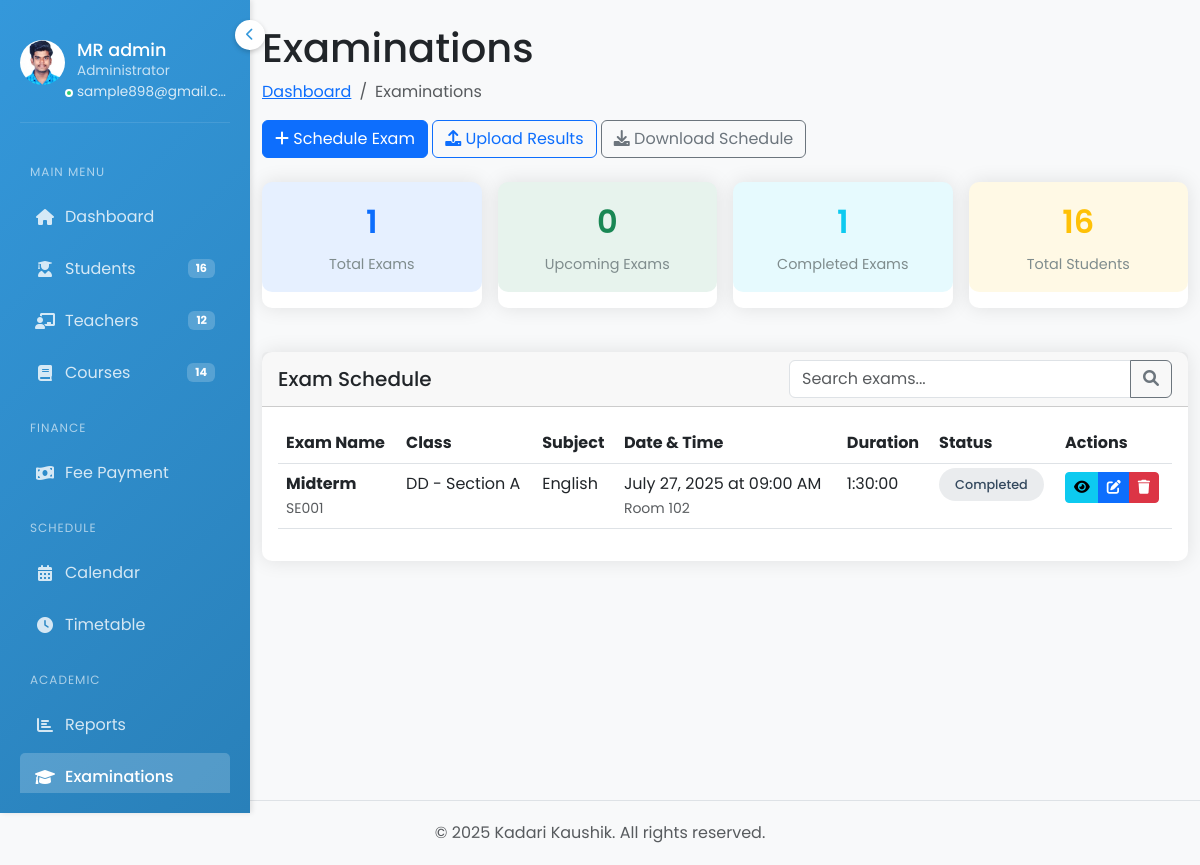
/examinations/ (signed in), run on the app's committed database.
### accounts/models.py (models this page shows, shortened)
class Profile(models.Model):
    user = models.OneToOneField(User, on_delete=models.CASCADE)
    avatar = models.ImageField(upload_to='avatars/', null=True, blank=True)
    bio = models.TextField(blank=True)
    created_at = models.DateTimeField(auto_now_add=True)
    updated_at = models.DateTimeField(auto_now=True)

class Examination(models.Model):
    EXAM_TYPES = [
        ('midterm', 'Midterm'),
        ('final', 'Final'),
        ('quiz', 'Quiz'),
        ('assignment', 'Assignment')
    ]
    course = models.ForeignKey(Course, on_delete=models.CASCADE)
    title = models.CharField(max_length=200, null=True, blank=True)
    exam_type = models.CharField(max_length=20, choices=EXAM_TYPES)
    date = models.DateTimeField()
    duration = models.DurationField()
    total_marks = models.IntegerField()
    instructions = models.TextField(blank=True, null=True)
    created_at = models.DateTimeField(auto_now_add=True)
    updated_at = models.DateTimeField(auto_now=True)

class Course(models.Model):
    course_code = models.CharField(max_length=20, unique=True)
    title = models.CharField(max_length=200)
    description = models.TextField()
    teacher = models.ForeignKey(Teacher, on_delete=models.SET_NULL, null=True, related_name='courses')
    credits = models.IntegerField()
    students = models.ManyToManyField(Student, related_name='courses_enrolled', blank=True)
    class_section = models.ForeignKey('Class', on_delete=models.SET_NULL, null=True, related_name='courses')
    created_at = models.DateTimeField(auto_now_add=True)
    updated_at = models.DateTimeField(auto_now=True)
    class Meta:
        ordering = ['course_code']

class Class(models.Model):
    name = models.CharField(max_length=100)
    section = models.CharField(max_length=10)
    academic_year = models.CharField(max_length=20)
    created_at = models.DateTimeField(auto_now_add=True)
    updated_at = models.DateTimeField(auto_now=True)
    class Meta:
        verbose_name_plural = "Classes"
        ordering = ['-academic_year', 'name', 'section']
    @property
    def full_name(self):
        return f"{self.name} - Section {self.section}"

class ExamSchedule(models.Model):
    examination = models.ForeignKey(Examination, on_delete=models.CASCADE)
    room = models.CharField(max_length=50)
    supervisor = models.ForeignKey(Teacher, on_delete=models.SET_NULL, null=True)
    start_time = models.TimeField()
    end_time = models.TimeField()
    created_at = models.DateTimeField(auto_now_add=True)
    updated_at = models.DateTimeField(auto_now=True)

### accounts/views.py (the view)
# urls.py: path('examinations/', views.examinations_view, name='examinations'),
@login_required
def examinations_view(request):
    examinations = Examination.objects.select_related('course', 'course__teacher').prefetch_related('examschedule_set').order_by('-date')
    for exam in examinations:
        now = timezone.now()
        if exam.date < now:
            exam.status = 'completed'
        elif exam.date <= now + timedelta(days=7):  # Ongoing if within a week
            exam.status = 'upcoming'
        else:
            exam.status = 'upcoming'
        exam_schedule = exam.examschedule_set.first()
        exam.room = exam_schedule.room if exam_schedule else 'Not assigned'
        exam.supervisor = exam_schedule.supervisor if exam_schedule else None
        exam.formatted_date = exam.date.strftime('%B %d, %Y at %I:%M %p')
        exam.formatted_duration = str(exam.duration)
    total_exams = examinations.count()
    upcoming_exams = examinations.filter(date__gt=timezone.now()).count()
    completed_exams = examinations.filter(date__lt=timezone.now()).count()
    pass_rate = 85  # Placeholder - calculate based on actual results
    highest_score = 92  # Placeholder
    lowest_score = 68  # Placeholder
    total_students = Student.objects.filter(status='active').count()
    context = {
        'page_title': 'Examinations',
        'examinations': examinations,
        'exams': examinations,  # For backward compatibility
        'total_exams': total_exams,
        'upcoming_exams': upcoming_exams,
        'completed_exams': completed_exams,
        'pass_rate': pass_rate,
        'highest_score': highest_score,
        'lowest_score': lowest_score,
        'total_students': total_students
    }
    return render(request, 'accounts/examinations.html', context)

### accounts/templates/accounts/examinations.html (shortened to what this page needs)
{% extends 'accounts/base_admin.html' %}
{% load static %}
{% block content %}
<div class="container-fluid">
    <div class="page-header">
        <h1 class="mt-4">Examinations</h1>
        <nav aria-label="breadcrumb">
            <ol class="breadcrumb">
                <li class="breadcrumb-item"><a href="{% url 'dashboard' %}">Dashboard</a></li>
                <li class="breadcrumb-item active">Examinations</li>
            </ol>
        </nav>
    </div>
    <div class="row mb-4">
        <div class="col-12">
            <a href="{% url 'exam_schedule' %}" class="btn btn-primary">
                <i class="fas fa-plus"></i> Schedule Exam
            </a>
            <button class="btn btn-outline-primary" data-bs-toggle="modal" data-bs-target="#uploadResultsModal">
                <i class="fas fa-upload"></i> Upload Results
            </button>
            <button class="btn btn-outline-secondary">
                <i class="fas fa-download"></i> Download Schedule
            </button>
        </div>
    </div>
    <div class="row mb-4">
        <div class="col-md-3">
            <div class="card">
                <div class="result-summary bg-primary bg-opacity-10">
                    <div class="result-number text-primary">{{ total_exams }}</div>
                    <div class="result-label">Total Exams</div>
                </div>
            </div>
        </div>
        <div class="col-md-3">
            <div class="card">
                <div class="result-summary bg-success bg-opacity-10">
                    <div class="result-number text-success">{{ upcoming_exams }}</div>
                    <div class="result-label">Upcoming Exams</div>
                </div>
            </div>
        </div>
        <div class="col-md-3">
            <div class="card">
                <div class="result-summary bg-info bg-opacity-10">
                    <div class="result-number text-info">{{ completed_exams }}</div>
                    <div class="result-label">Completed Exams</div>
                </div>
            </div>
        </div>
        <div class="col-md-3">
            <div class="card">
                <div class="result-summary bg-warning bg-opacity-10">
                    <div class="result-number text-warning">{{ total_students }}</div>
                    <div class="result-label">Total Students</div>
                </div>
            </div>
        </div>
    </div>
    <div class="card mb-4">
        <div class="card-header">
            <div class="row align-items-center">
                <div class="col">
                    <h5 class="card-title mb-0">Exam Schedule</h5>
                </div>
                <div class="col-auto">
                    <div class="input-group">
                        <input type="text" class="form-control" placeholder="Search exams...">
                        <button class="btn btn-outline-secondary" type="button">
                            <i class="fas fa-search"></i>
                        </button>
                    </div>
                </div>
            </div>
        </div>
        <div class="card-body">
            <div class="table-responsive">
                <table class="table table-hover">
                    <thead>
                        <tr>
                            <th>Exam Name</th>
                            <th>Class</th>
                            <th>Subject</th>
                            <th>Date & Time</th>
                            <th>Duration</th>
                            <th>Status</th>
                            <th>Actions</th>
                        </tr>
                    </thead>
                    <tbody>
                        {% for exam in examinations %}
                        <tr>
                            <td>
                                <strong>{{ exam.title|default:exam.exam_type|title }}</strong>
                                <br>
                                <small class="text-muted">{{ exam.course.course_code }}</small>
                            </td>
                            <td>{{ exam.course.class_section.full_name|default:"Not assigned" }}</td>
                            <td>{{ exam.course.title }}</td>
                            <td>
                                {{ exam.formatted_date }}
                                <br>
                                <small class="text-muted">{{ exam.room }}</small>
                            </td>
                            <td>{{ exam.formatted_duration }}</td>
                            <td>
                                <span class="status-badge status-{{ exam.status|lower }}">
                                    {{ exam.status|title }}
                                </span>
                            </td>
                            <td>
                                <div class="btn-group">
                                    <a href="{% url 'exam_detail' exam.id %}" class="btn btn-sm btn-info" title="View Details">
                                        <i class="fas fa-eye"></i>
                                    </a>
                                    <a href="{% url 'exam_edit' exam.id %}" class="btn btn-sm btn-primary" title="Edit">
                                        <i class="fas fa-edit"></i>
                                    </a>
                                    <a href="{% url 'exam_delete' exam.id %}" class="btn btn-sm btn-danger" title="Delete">
                                        <i class="fas fa-trash"></i>
                                    </a>
                                </div>
                            </td>
                        </tr>
                        {% endfor %}
                    </tbody>
                </table>
            </div>
        </div>
    </div>
</div>
{% endblock %}

### accounts/templates/accounts/base_admin.html (shortened to what this page needs)
{% load static %}
<!DOCTYPE html>
<html lang="en">
<head>
    <link href="https://cdn.jsdelivr.net/npm/bootstrap@5.3.0/dist/css/bootstrap.min.css" rel="stylesheet">
    <link rel="stylesheet" href="https://cdnjs.cloudflare.com/ajax/libs/font-awesome/6.0.0/css/all.min.css">
    <link href="https://cdn.jsdelivr.net/npm/fullcalendar@5.11.3/main.min.css" rel="stylesheet">
</head>
<body>
    <div class="sidebar">
        <button class="menu-toggle">
            <i class="fas fa-chevron-left"></i>
        </button>
        <div class="user-info d-flex align-items-start">
            <div class="avatar">
                {% if user.profile.avatar %}
                    <img src="{{ user.profile.avatar.url }}" alt="{{ user.username }}">
                {% else %}
                    <div class="avatar-initials">{{ user.username|first|upper }}</div>
                {% endif %}
            </div>
            <div class="user-status"></div>
            <div class="user-details">
                <h3 title="{{ user.get_full_name|default:user.username }}">{{ user.get_full_name|default:user.username }}</h3>
                <p class="user-role">Administrator</p>
                <p class="user-email" title="{{ user.email }}">{{ user.email }}</p>
            </div>
        </div>
        <div class="sidebar-scrollable">
            <nav class="nav flex-column">
                <div class="menu-label">Main Menu</div>
                <a class="nav-link {% if request.resolver_match.url_name == 'dashboard' %}active{% endif %}" href="{% url 'index' %}">
                    <i class="fas fa-home"></i>
                    <span>Dashboard</span>
                </a>
                <a class="nav-link {% if request.resolver_match.url_name == 'students' %}active{% endif %}" href="{% url 'students' %}">
                    <i class="fas fa-user-graduate"></i>
                    <span>Students</span>
                    <span class="badge">{{ sidebar_total_students|default:"0" }}</span>
                </a>
                <a class="nav-link {% if request.resolver_match.url_name == 'teachers' %}active{% endif %}" href="{% url 'teachers' %}">
                    <i class="fas fa-chalkboard-teacher"></i>
                    <span>Teachers</span>
                    <span class="badge">{{ sidebar_total_teachers|default:"0" }}</span>
                </a>
                <a class="nav-link {% if request.resolver_match.url_name == 'courses' %}active{% endif %}" href="{% url 'courses' %}">
                    <i class="fas fa-book"></i>
                    <span>Courses</span>
                    <span class="badge">{{ sidebar_active_courses|default:"0" }}</span>
                </a>
                <div class="menu-label">Finance</div>
                <a class="nav-link {% if request.resolver_match.url_name == 'fee_payment' %}active{% endif %}" href="{% url 'fee_payment' %}">
                    <i class="fas fa-money-bill-wave"></i>
                    <span>Fee Payment</span>
                </a>
                <div class="menu-label">Schedule</div>
                <a class="nav-link {% if request.resolver_match.url_name == 'calendar' %}active{% endif %}" href="{% url 'calendar' %}">
                    <i class="fas fa-calendar-alt"></i>
                    <span>Calendar</span>
                </a>
                <a class="nav-link {% if request.resolver_match.url_name == 'timetable' %}active{% endif %}" href="{% url 'timetable' %}">
                    <i class="fas fa-clock"></i>
                    <span>Timetable</span>
                </a>
                <div class="menu-label">Academic</div>
                <a class="nav-link {% if request.resolver_match.url_name == 'reports' %}active{% endif %}" href="{% url 'reports' %}">
                    <i class="fas fa-chart-bar"></i>
                    <span>Reports</span>
                </a>
                <a class="nav-link {% if request.resolver_match.url_name == 'examinations' %}active{% endif %}" href="{% url 'examinations' %}">
                    <i class="fas fa-graduation-cap"></i>
                    <span>Examinations</span>
                </a>
            </nav>
        </div>
    </div>
    <div class="main-content">
        {% block content %}{% endblock %}
    </div>
    <footer class="footer mt-auto py-3 bg-light border-top">
        <div class="container-fluid text-center">
            <span class="text-muted">© 2025 Kadari Kaushik. All rights reserved.</span>
        </div>
    </footer>
</body>
</html>

### data on the page
Examination: title "Midterm", course.course_code "SE001", course.class_section.full_name "DD - Section A", course "English", formatted_date "July 27, 2025 at 09:00 AM", room "Room 102", formatted_duration "1:30:00", status "Completed"

### other printed values
{{ user.get_full_name|default:user.username }} "MR admin"
{{ user.email }} "sample898@gmail.c…"
{{ sidebar_total_students|default:"0" }} "16"
{{ sidebar_total_teachers|default:"0" }} "12"
{{ sidebar_active_courses|default:"0" }} "14"
{{ total_exams }} "1"
{{ upcoming_exams }} "0"
{{ completed_exams }} "1"
{{ total_students }} "16"
